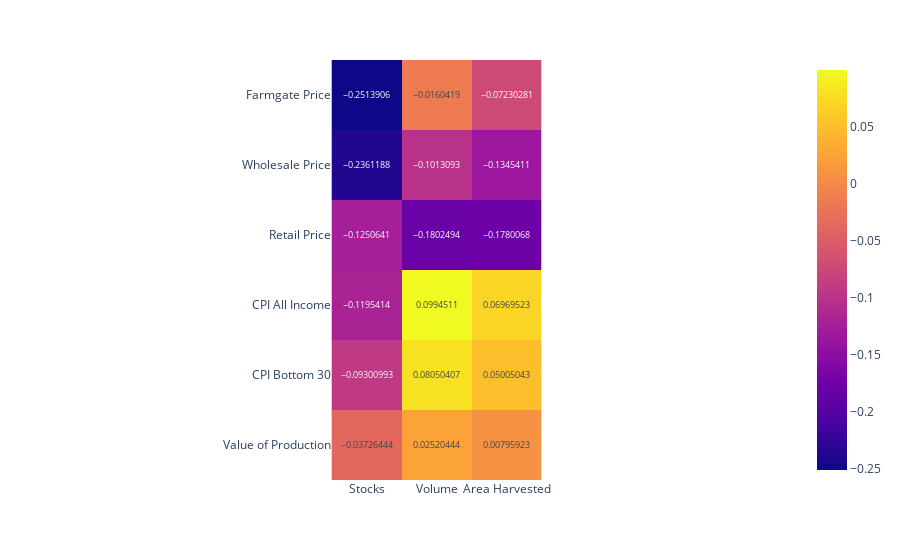

The notebook cell this image was saved under:
### Markdown cell above
## Quarterly-Regional Analysis [WIP]

### Code cell
# @title Quarterly megadataset for rice
# Volume of Rice
df1 = pd.read_csv("datasets/agricultural-indicators/volume_rice-corn.csv", skiprows=2, na_values=["..", ""])
df1 = preprocess_baesians_1(df1, "Palay", "Rice", melt_value="Volume")

# Farmgate Price of Rice
df2 = read_csv_to_df("datasets/prices/prices_farmgate-new-series_2010-2023.csv")
df2 = get_quarter_columns(df2, range(2012, 2024), 2)
df2 = preprocess_baesians_1(df2, "Palay [Paddy] Other Variety, dry (conv. to 14% mc)", "Rice", melt_value="Farmgate Price")

# Wholesale Price of Rice
df3 = pd.read_csv("datasets/prices/prices_wholesale-new-series_2010-2023.csv",)
df3 = get_quarter_columns(df3, range(2012, 2024), 2)
df3 = preprocess_baesians_1(df3, "Well Milled Rice (WMR)", "Rice", melt_value="Wholesale Price")

# Retail Price of Rice
df4 = read_csv_to_df("datasets/prices/prices_retail_2012-2023.csv")
df4 = get_quarter_columns(df4, range(2012, 2024), 2)
df4 = preprocess_baesians_1(df4, "RICE, REGULAR-MILLED, 1 KG", "Rice", melt_value="Retail Price")

# Cropyield (Area Harvested) of Rice
df5 = pd.read_csv("datasets/agricultural-indicators/area-harvested-palay-corn_quarterly-annual_2010-2023.csv", skiprows=1)
df5 = preprocess_baesians_1(df5, "Palay", "Rice", melt_value="Area Harvested")
df5 = df5[df5["Period"].str.contains("Q")]

# Consumer Price Index (All Income) per Region of Rice
df6 = pd.read_csv("datasets/price-indices-2018-based/cpi_all-income-households-by-cg-with-backcasting_1994-2023.csv")
df6 = get_quarter_columns(df6, range(2012, 2024), 2)
df6 = preprocess_baesians_1(df6, "01.1.1.12 - Rice", "Rice", melt_value="CPI All Income")

# Consumer Price Index (Bottom 30) per Region of Rice
df7 = pd.read_csv("datasets/price-indices-2018-based/cpi_bottom-30-by-cg-with-backcasting_2012-2017.csv")
df7 = preprocess_baesians_1(df7, "01.1.1.12 - Rice", "Rice", melt_value=None)
tdf = pd.read_csv("datasets/price-indices-2018-based/cpi_bottom-30-by-cg_2018-2023.csv")
tdf = preprocess_baesians_1(tdf, "01.1.1.12 - Rice", "Rice", melt_value=None)
df7 = pd.merge(df7, tdf, on=["Geolocation", "Commodity"])
df7 = get_quarter_columns(df7, range(2012, 2024), 2)
df7 = preprocess_baesians_1(df7, "Rice", "Rice", melt_value="CPI Bottom 30")

# Merge all dfs into a single df NOTE: geolocation must be in lower case
# NOTE: barmm is removed because it has null values, unfortunately
dfs = [df1, df2, df3, df4, df5, df6, df7]
df = functools.reduce(lambda left, right: pd.merge(left, right), dfs)
move_column(df, "Area Harvested", 4)

# ------------------------------------

# Value of Production of Rice (Annual)
tdf1 = df_val_of_prod
tdf1 = preprocess_baesians_1(tdf1, "Rice", "Rice", melt_value="Value of Production")

tdf2 = df.iloc[:, :3].copy()
tdf2["Period"] = df["Period"].str.replace(" Q\d", "", regex=True)
df["Value of Production"] = pd.merge(tdf2, tdf1)["Value of Production"]

# # Stocks of Rice (Annual)
tdf1 = df_stocks[df_stocks["Commodity"] == "Rice"][["Period", "Stocks"]]
tdf2 = pd.DataFrame(df["Period"].str.replace(" Q\d", "", regex=True).astype(dtype="int64"))
df.insert(3, "Stocks", pd.merge(tdf2, tdf1)["Stocks"])

# Remove Philippines outlier
df = df[df["Geolocation"] != "philippines"]
for x in ["Volume", "Area Harvested", "Stocks"]:
    for y in ["Retail Price", "Wholesale Price", "Farmgate Price", "CPI All Income", "CPI Bottom 30", "Value of Production"]:
        fig = px.scatter(df, x=x, y=y, color="Geolocation")
        # fig.show()

# Correlation Matrix for Quarterly-Regions
df.info()
contingency = df.iloc[:, 3:].corr()
cont_1 = contingency.iloc[3:, 0:3]
fig = px.imshow(cont_1, text_auto=True)
fig.show()

contingency
df

### Figure 1 — Plotly figure (JSON) as saved in the notebook; plotly's stock layout.template omitted (floating-point values rounded to 4 significant figures)
{"data": [{"coloraxis": "coloraxis", "hovertemplate": "x: %{x}<br>y: %{y}<br>color: %{z}<extra></extra>", "name": "0", "texttemplate": "%{z}", "type": "heatmap", "x": ["Stocks", "Volume", "Area Harvested"], "xaxis": "x", "y": ["Farmgate Price", "Wholesale Price", "Retail Price", "CPI All Income", "CPI Bottom 30", "Value of Production"], "yaxis": "y", "z": [[-0.2514, -0.01604, -0.0723], [-0.2361, -0.1013, -0.1345], [-0.1251, -0.1802, -0.178], [-0.1195, 0.09945, 0.0697], [-0.09301, 0.0805, 0.05005], [-0.03726, 0.0252, 0.007959]]}], "layout": {"coloraxis": {"colorscale": [[0, "#0d0887"], [0.1111, "#46039f"], [0.2222, "#7201a8"], [0.3333, "#9c179e"], [0.4444, "#bd3786"], [0.5556, "#d8576b"], [0.6667, "#ed7953"], [0.7778, "#fb9f3a"], [0.8889, "#fdca26"], [1, "#f0f921"]]}, "margin": {"t": 60}, "xaxis": {"anchor": "y", "constrain": "domain", "domain": [0, 1], "scaleanchor": "y"}, "yaxis": {"anchor": "x", "autorange": "reversed", "constrain": "domain", "domain": [0, 1]}}}
